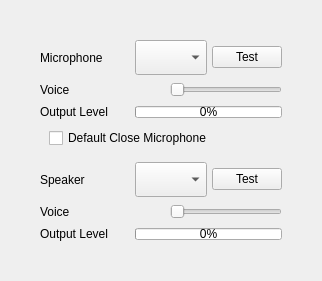
           <widget class="QWidget" name="page_audio">
            <layout class="QVBoxLayout" name="verticalLayout_8">
             <property name="spacing">
              <number>5</number>
             </property>
             <property name="leftMargin">
              <number>40</number>
             </property>
             <property name="topMargin">
              <number>40</number>
             </property>
             <property name="rightMargin">
              <number>40</number>
             </property>
             <property name="bottomMargin">
              <number>40</number>
             </property>
             <item>
              <widget class="QWidget" name="widget_2" native="true">
               <layout class="QVBoxLayout" name="verticalLayout">
                <property name="spacing">
                 <number>0</number>
                </property>
                <property name="leftMargin">
                 <number>0</number>
                </property>
                <property name="topMargin">
                 <number>0</number>
                </property>
                <property name="rightMargin">
                 <number>0</number>
                </property>
                <property name="bottomMargin">
                 <number>0</number>
                </property>
                <item>
                 <widget class="QWidget" name="widget_4" native="true">
                  <layout class="QHBoxLayout" name="horizontalLayout_14">
                   <property name="spacing">
                    <number>5</number>
                   </property>
                   <property name="leftMargin">
                    <number>0</number>
                   </property>
                   <property name="topMargin">
                    <number>0</number>
                   </property>
                   <property name="rightMargin">
                    <number>0</number>
                   </property>
                   <property name="bottomMargin">
                    <number>0</number>
                   </property>
                   <item>
                    <widget class="QLabel" name="label_5">
                     <property name="minimumSize">
                      <size>
                       <width>90</width>
                       <height>0</height>
                      </size>
                     </property>
                     <property name="maximumSize">
                      <size>
                       <width>90</width>
                       <height>16777215</height>
                      </size>
                     </property>
                     <property name="text">
                      <string>Microphone</string>
                     </property>
                    </widget>
                   </item>
                   <item>
                    <widget class="QComboBox" name="comboBox_microphone">
                     <property name="minimumSize">
                      <size>
                       <width>0</width>
                       <height>35</height>
                      </size>
                     </property>
                     <property name="maximumSize">
                      <size>
                       <width>16777215</width>
                       <height>35</height>
                      </size>
                     </property>
                    </widget>
                   </item>
                   <item>
                    <widget class="QPushButton" name="btn_testMic">
                     <property name="maximumSize">
                      <size>
                       <width>70</width>
                       <height>16777215</height>
                      </size>
                     </property>
                     <property name="text">
                      <string>Test</string>
                     </property>
                     <property name="checkable">
                      <bool>true</bool>
                     </property>
                    </widget>
                   </item>
                  </layout>
                 </widget>
                </item>
                <item>
                 <widget class="QWidget" name="widget_5" native="true">
                  <layout class="QHBoxLayout" name="horizontalLayout_15">
                   <property name="spacing">
                    <number>5</number>
                   </property>
                   <property name="leftMargin">
                    <number>0</number>
                   </property>
                   <property name="topMargin">
                    <number>0</number>
                   </property>
                   <property name="rightMargin">
                    <number>0</number>
                   </property>
                   <property name="bottomMargin">
                    <number>0</number>
                   </property>
                   <item>
                    <widget class="QLabel" name="label_6">
                     <property name="minimumSize">
                      <size>
                       <width>90</width>
                       <height>0</height>
                      </size>
                     </property>
                     <property name="maximumSize">
                      <size>
                       <width>90</width>
                       <height>16777215</height>
                      </size>
                     </property>
                     <property name="text">
                      <string>Voice</string>
                     </property>
                    </widget>
                   </item>
                   <item>
                    <widget class="QLabel" name="lb_mic">
                     <property name="minimumSize">
                      <size>
                       <width>30</width>
                       <height>30</height>
                      </size>
                     </property>
                     <property name="maximumSize">
                      <size>
                       <width>30</width>
                       <height>30</height>
                      </size>
                     </property>
                     <property name="text">
                      <string/>
                     </property>
                    </widget>
                   </item>
                   <item>
                    <widget class="QSlider" name="hSlider_microphone">
                     <property name="minimumSize">
                      <size>
                       <width>0</width>
                       <height>25</height>
                      </size>
                     </property>
                     <property name="maximumSize">
                      <size>
                       <width>16777215</width>
                       <height>25</height>
                      </size>
                     </property>
                     <property name="orientation">
                      <enum>Qt::Horizontal</enum>
                     </property>
                    </widget>
                   </item>
                  </layout>
                 </widget>
                </item>
                <item>
                 <widget class="QWidget" name="widget_6" native="true">
                  <layout class="QHBoxLayout" name="horizontalLayout_16">
                   <property name="spacing">
                    <number>5</number>
                   </property>
                   <property name="leftMargin">
                    <number>0</number>
                   </property>
                   <property name="topMargin">
                    <number>0</number>
                   </property>
                   <property name="rightMargin">
                    <number>0</number>
                   </property>
                   <property name="bottomMargin">
                    <number>0</number>
                   </property>
                   <item>
                    <widget class="QLabel" name="label_7">
                     <property name="minimumSize">
                      <size>
                       <width>90</width>
                       <height>0</height>
                      </size>
                     </property>
                     <property name="maximumSize">
                      <size>
                       <width>90</width>
                       <height>16777215</height>
                      </size>
                     </property>
                     <property name="text">
                      <string>Output Level</string>
                     </property>
                    </widget>
                   </item>
                   <item>
                    <widget class="QProgressBar" name="progressBar_microphone">
                     <property name="maximumSize">
                      <size>
                       <width>16777215</width>
                       <height>12</height>
                      </size>
                     </property>
                     <property name="value">
                      <number>0</number>
                     </property>
                    </widget>
                   </item>
                  </layout>
                 </widget>
                </item>
                <item>
                 <widget class="QWidget" name="widget_7" native="true">
                  <layout class="QHBoxLayout" name="horizontalLayout_17">
                   <item>
                    <widget class="QCheckBox" name="ckbox_default_close_mic">
                     <property name="text">
                      <string>Default Close Microphone</string>
                     </property>
                    </widget>
                   </item>
                  </layout>
                 </widget>
                </item>
               </layout>
              </widget>
             </item>
             <item>
              <widget class="QWidget" name="widget_3" native="true">
               <layout class="QVBoxLayout" name="verticalLayout_17">
                <property name="spacing">
                 <number>0</number>
                </property>
                <property name="leftMargin">
                 <number>0</number>
                </property>
                <property name="topMargin">
                 <number>0</number>
                </property>
                <property name="rightMargin">
                 <number>0</number>
                </property>
                <property name="bottomMargin">
                 <number>0</number>
                </property>
                <item>
                 <widget class="QWidget" name="widget_8" native="true">
                  <layout class="QHBoxLayout" name="horizontalLayout_18">
                   <property name="spacing">
                    <number>5</number>
                   </property>
                   <property name="leftMargin">
                    <number>0</number>
                   </property>
                   <property name="topMargin">
                    <number>0</number>
                   </property>
                   <property name="rightMargin">
                    <number>0</number>
                   </property>
                   <property name="bottomMargin">
                    <number>0</number>
                   </property>
                   <item>
                    <widget class="QLabel" name="label_9">
                     <property name="minimumSize">
                      <size>
                       <width>90</width>
                       <height>0</height>
                      </size>
                     </property>
                     <property name="maximumSize">
                      <size>
                       <width>90</width>
                       <height>16777215</height>
                      </size>
                     </property>
                     <property name="text">
                      <string>Speaker</string>
                     </property>
                    </widget>
                   </item>
                   <item>
                    <widget class="QComboBox" name="comboBox_speaker">
                     <property name="minimumSize">
                      <size>
                       <width>0</width>
                       <height>35</height>
                      </size>
                     </property>
                     <property name="maximumSize">
                      <size>
                       <width>16777215</width>
                       <height>35</height>
                      </size>
                     </property>
                    </widget>
                   </item>
                   <item>
                    <widget class="QPushButton" name="btn_testSpeaker">
                     <property name="maximumSize">
                      <size>
                       <width>70</width>
                       <height>16777215</height>
                      </size>
                     </property>
                     <property name="text">
                      <string>Test</string>
                     </property>
                     <property name="checkable">
                      <bool>true</bool>
                     </property>
                    </widget>
                   </item>
                  </layout>
                 </widget>
                </item>
                <item>
                 <widget class="QWidget" name="widget_9" native="true">
                  <layout class="QHBoxLayout" name="horizontalLayout_19">
                   <property name="spacing">
                    <number>5</number>
                   </property>
                   <property name="leftMargin">
                    <number>0</number>
                   </property>
                   <property name="topMargin">
                    <number>0</number>
                   </property>
                   <property name="rightMargin">
                    <number>0</number>
                   </property>
                   <property name="bottomMargin">
                    <number>0</number>
                   </property>
                   <item>
                    <widget class="QLabel" name="label_10">
                     <property name="minimumSize">
                      <size>
                       <width>90</width>
                       <height>0</height>
                      </size>
                     </property>
                     <property name="maximumSize">
                      <size>
                       <width>90</width>
                       <height>16777215</height>
                      </size>
                     </property>
                     <property name="text">
                      <string>Voice</string>
                     </property>
                    </widget>
                   </item>
                   <item>
                    <widget class="QLabel" name="lb_mic_speaker">
                     <property name="minimumSize">
                      <size>
                       <width>30</width>
                       <height>30</height>
                      </size>
                     </property>
                     <property name="maximumSize">
                      <size>
                       <width>30</width>
                       <height>30</height>
                      </size>
                     </property>
                     <property name="text">
                      <string/>
                     </property>
                    </widget>
                   </item>
                   <item>
                    <widget class="QSlider" name="hSlider_speaker">
                     <property name="minimumSize">
                      <size>
                       <width>0</width>
                       <height>25</height>
                      </size>
                     </property>
                     <property name="maximumSize">
                      <size>
                       <width>16777215</width>
                       <height>25</height>
                      </size>
                     </property>
                     <property name="orientation">
                      <enum>Qt::Horizontal</enum>
                     </property>
                    </widget>
                   </item>
                  </layout>
                 </widget>
                </item>
                <item>
                 <widget class="QWidget" name="widget_10" native="true">
                  <layout class="QHBoxLayout" name="horizontalLayout_20">
                   <property name="spacing">
                    <number>5</number>
                   </property>
                   <property name="leftMargin">
                    <number>0</number>
                   </property>
                   <property name="topMargin">
                    <number>0</number>
                   </property>
                   <property name="rightMargin">
                    <number>0</number>
                   </property>
                   <property name="bottomMargin">
                    <number>0</number>
                   </property>
                   <item>
                    <widget class="QLabel" name="label_8">
                     <property name="minimumSize">
                      <size>
                       <width>90</width>
                       <height>0</height>
                      </size>
                     </property>
                     <property name="maximumSize">
                      <size>
                       <width>90</width>
                       <height>16777215</height>
                      </size>
                     </property>
                     <property name="text">
                      <string>Output Level</string>
                     </property>
                    </widget>
                   </item>
                   <item>
                    <widget class="QProgressBar" name="progressBar_speaker">
                     <property name="maximumSize">
                      <size>
                       <width>16777215</width>
                       <height>12</height>
                      </size>
                     </property>
                     <property name="value">
                      <number>0</number>
                     </property>
                    </widget>
                   </item>
                  </layout>
                 </widget>
                </item>
                <item>
                 <widget class="QWidget" name="widget_13" native="true">
                  <layout class="QHBoxLayout" name="horizontalLayout_21">
                   <property name="spacing">
                    <number>5</number>
                   </property>
                   <property name="leftMargin">
                    <number>0</number>
                   </property>
                   <property name="topMargin">
                    <number>0</number>
                   </property>
                   <property name="rightMargin">
                    <number>0</number>
                   </property>
                   <property name="bottomMargin">
                    <number>0</number>
                   </property>
                  </layout>
                 </widget>
                </item>
               </layout>
              </widget>
             </item>
            </layout>
           </widget>
